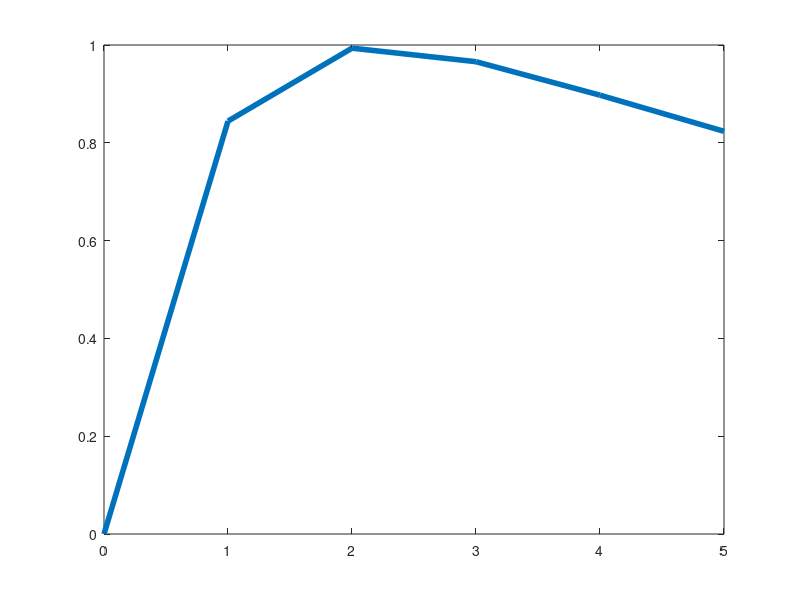

MATLAB code to generate this figure:

%%% Problem 1
%%% Implement the Bisection method as we did in the Week 5 Coding Lecture
t = [0:5];
c = 1.3 * (exp(-t/11) - exp(-4 * t / 3));
dc = 1.3 * ((-1/11 * exp(-t/11)) - (-4/3 * exp(-4 * t / 3)));
plot(t, c, 'linewidth', 4)
a = 1.5;
b = 2.5;
df_a = 1.3 * ((-1/11 * exp(-a/11)) - (-4/3 * exp(-4 * a / 3)));
df_b = 1.3 * ((-1/11 * exp(-b/11)) - (-4/3 * exp(-4 * b / 3)));
xmid = (a+b)/2;
df_mid = 1.3 * ((-1/11 * exp(-xmid/11)) - (-4/3 * exp(-4 * xmid / 3)));
for i = 1:1000
    if df_mid == 0
        break
    else if sign(df_mid) == sign(df_a);
            a = xmid;
    else
        b = xmid;
    end
    end
    xmid = (a+b)/2;
    df_mid = 1.3 * ((-1/11 * exp(-xmid/11)) - (-4/3 * exp(-4 * xmid / 3)));
    df_a = 1.3 * ((-1/11 * exp(-a/11)) - (-4/3 * exp(-4 * a / 3)));
    df_b = 1.3 * ((-1/11 * exp(-b/11)) - (-4/3 * exp(-4 * b / 3)));
end
A1 = xmid;
A2 = 1.3 * (exp(-xmid/11) - exp(-4 * xmid / 3));
A3 = df_mid;


%%% Problem 2
%%% Implement Newton's method as we did in the Week 5 Coding Lecture
x = 2;
i = 1;
while 2 * x > 10^-8
    x = x - (2 * x)/(2);
    i = i + 1;
end
A4 = i;
A5 = x;

x = 2;
i = 1;
while 500 * (x^499) > 10^-8
    x = x - ((500 * (x^499))/(249500 * (x^498)));
    i = i + 1;
end
A6 = i;
A7 = x;

x = 2;
i = 1;
while 1000 * (x^999) > 10^-8
    x = x - ((1000 * (x^999))/(999000 * (x^998)));
    i = i + 1;
end
A8 = i;
A9 = x;